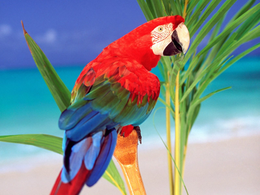
%> input picture matlab/parrot.png, 260 x 195 px, shrunk from 400 x 300 before the run
$ octave var_AFP.m   (GNU Octave 9; MATLAB toolbox functions it lacks are replaced by stand-ins)
%> lines starting %> are read from the running program, lines starting %| are printed output that depends on the picture
### matlab/get_payoff_int_sp.m
% In input riceve l'immagine e restituisce la matrice dei payoff
function A = get_payoff_int_sp(img, sigmaInt, sigmaSp)
    img = double(img);
    [img_h, img_w, ~] = size(img);
    n = img_w * img_h;

    A = zeros(n, n);
    for i = 2 : n
        for j = 1 : i - 1
            y1 = ceil(i / img_w);
            x1 = rem(i, img_w);
            if x1 == 0
                x1 = img_w;
            end
            p1 = img(y1, x1, :);

            y2 = ceil(j / img_w);
            x2 = rem(j, img_w);
            if x2 == 0
                x2 = img_w;
            end
            p2 = img(y2, x2, :);

            metric1 = sum((p1 - p2).^2);  % metric1: color
            metric2 = (y1 - y2)^2 + (x1 - x2)^2;   % metric2: space distance
            res = exp(- (metric1) / sigmaInt^2) * exp(- (metric2) / sigmaSp^2);    % gaussian kernel of the metric

            A(i, j) = res;
            A(j, i) = res;
        end
    end

%     save('A_color', 'A');   % save the payoff matrix
end

### matlab/var_AFP.m
% Replicator Dynamics
% many clusters, color, BIG IMAGES
% Needs get_payoff_2.m

%       TODO

close all;
clear all;
clc;

%% Parameters
sigma_intensity = 100;    % standard deviation
sigma_space = 30;
sigma_intensity = 50;    % standard deviation
sigma_space = 70;
num_cycles_vector = 50 : 1 : 50;
img_name = 'parrot.png'; % name of the image
thr = 10;  % percentage of the highest probabilities to keep
redistribution_factor = 100;
num_clusters = 100;   % number of clusters to find (should be automatically found!)
scaling_factor = 10;
gaussian_window = 20;
gaussian_variance = 5;

%% Acquire image
img_original = imread(img_name);    % acquire image
%> img_original is the input picture: size 195x260x3 uint8; mean R, G, B 127.9, 140.2, 144
img_big_original = img_original;    % save a copy of the original image

%% Scale down the image
gaussian_filter = fspecial('gaussian', [gaussian_window, gaussian_window], gaussian_variance);
img_padded = padarray(img_original, gaussian_window, 'symmetric');
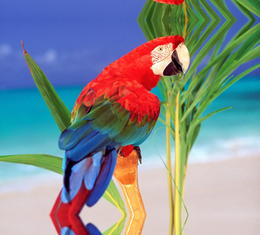
%> img_padded: size 235x260x3 uint8; mean R, G, B 130.8, 141, 145.8
img_filtered = imfilter(img_padded, gaussian_filter, 'same');
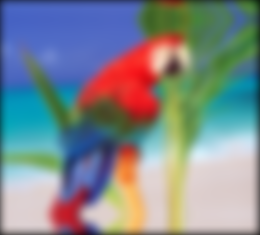
%> img_filtered: size 235x260x3 uint8; mean R, G, B 127.1, 136.7, 141
img_filtered = img_filtered(1 + gaussian_window : end - gaussian_window, 1 + gaussian_window : end - gaussian_window, :);
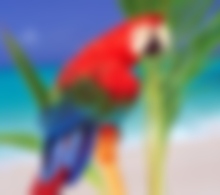
%> img_filtered: size 195x220x3 uint8; mean R, G, B 131.8, 136.7, 137.4
scaled_img = img_filtered(1 : scaling_factor : end, 1 : scaling_factor : end, :);
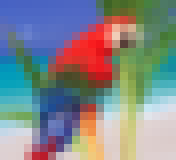
%> scaled_img: size 20x22x3 uint8 (shown 8 times larger); mean R, G, B 130.2, 135.9, 137.9
img_original = scaled_img;
img_original_double = double(img_original); % make a 'double' copy of the image

%% Convert the color space
% CIELAB is perceptually linear: transform from srgb to lab
colorTransform = makecform('srgb2lab');
img_lab = applycform(img_original, colorTransform);
%> img_lab: size 20x22x3 uint8; mean of channels 1, 2, 3 147.6, 129.6, 128.9
img = img_original;

% Show the original image
% figure;
% imshow(img_original); title('Original');

%% Compute the payoff matrix
A = get_payoff_int_sp(img_lab, sigma_intensity, sigma_space);
%> in get_payoff_int_sp, `img = double(img);`: img: size 20x22x3 double; mean of channels 1, 2, 3 147.6, 129.6, 128.9
%> after the loop in get_payoff_int_sp, `for i = 2 : n`:
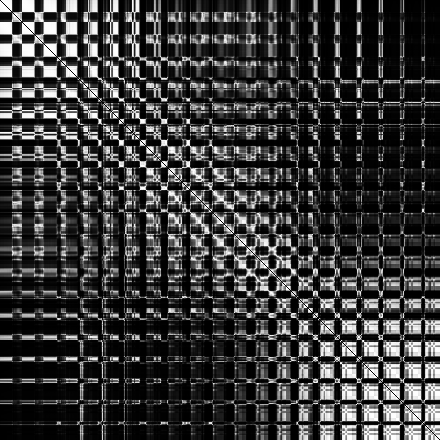
%> A: size 440x440 double; min 0, max 1, mean 0.23
% save('parrot', 'A');
% load parrot_matrix.mat;

%% Compute the globl variance
row_img = reshape(img, size(img, 1) * size(img, 2), 3);
%> row_img = 440 rows, first 12: [71 98 195; 74 103 197; 84 106 191; 97 111 179; 94 114 179; 82 106 190; 68 101 188; 21 120 179; 3 148 186; 2 156 187; 7 162 187; 34 170 189]
mean_col = (mean(row_img))';
%> mean_col = [130.2; 135.9; 137.9]
mean_col_rep = repmat(mean_col, 1, size(row_img, 1));
%> mean_col_rep = 440 columns, first 8: [130.2 130.2 130.2 130.2 130.2 130.2 130.2 130.2; 135.9 135.9 135.9 135.9 135.9 135.9 135.9 135.9; 137.9 137.9 137.9 137.9 137.9 137.9 137.9 137.9]
global_variance = mean(sum((double(row_img') - mean_col_rep).^2));
%> global_variance = 10946.8

%% Computations valid for each cycle
% Image dimensions
[img_height, img_width, ~] = size(img);
%> img_height = 20; img_width = 22
n = img_width * img_height;
%> n = 440

% In these vectors each element is relative to a num_cycle
intra_cluster_variances = [];
inter_cluster_variances = [];
inter_cluster_variances = [];

%% FOR: number of cycles
for num_it = 1 : length(num_cycles_vector)
    num_cycles = num_cycles_vector(num_it);

    clusters_variances = []; % for this num_cycle, the variance for each cluster
    flags = ones(img_height, img_width);    % '0' pixels are already inside a cluster
    cluster_colors = [];    % contains the colors of the clusters
    img_mean_cluster = zeros(img_height, img_width, 3, 'uint8'); % clustered colored image
    pixels_to_remove = ones(n, 1);

%     x = zeros(n, 1); % (uniform) mixed strategy vector
%     new_x = ones(n, 1) / n;    % vector used to update x

%% FOR: one cylce for each cluster to find
    for cluster = 1 : num_clusters

        num_pixel = sum(sum(flags));    % number of non-assiged pixels

        % If less than 5 pixels are left it does not make any sense to keep on
        % clustering the image
        if num_pixel < 5
            break;
        end

        x = ones(n, 1) / num_pixel;
        x = x .* pixels_to_remove;

        %% FOR: iterations with num_cycle
        for cycle = 1 : num_cycles
            opponent_payoff = A * x;

            max_val = max(opponent_payoff);
            opponent_BR = zeros(n, 1);
            opponent_BR(opponent_payoff == max_val) = 1;
            opponent_BR = opponent_BR ./ sum(opponent_BR);  % BR sums to one in case of multiple best responses

            my_payoff = A' * opponent_BR;

            my_avg_payoff = my_payoff' * x;
            my_avg_gain = my_payoff - my_avg_payoff;

            % In order not to fixing choosing the same exact pixel, the diagonal of
            % the payoff matrix is set to zero. Thus, if I play the same pixel of
            % my opponent, we both get zero, even though it belongs to the same
            % cluster. I don't want it to be my best response, but I want it to be
            % a feasible choice! Since the matrix is non zero and the only zero
            % values are in the diagonal, the only way I can get a zero payoff is
            % playing the same pixel. Therefore playing the same pixel leads me to
            % the lower gain. I make it positive in order to count it as a good
            % pixel.
            %
            % This case is lucky! But what if the max positive is lower than the
            % min negative?? The same pixel becomes the best response.
            %
            % SOLUTION: I don't increse its probabilty! It is likely already quite
            % high

            min_gain_pos = find(my_avg_gain == -my_avg_payoff);
            my_avg_gain(min_gain_pos) = 0;

            pos_gains_ind = find(my_avg_gain > 0);
            neg_gains_ind = find(my_avg_gain < 0);

            sum_pos = sum(my_avg_gain(pos_gains_ind));
            sum_neg = -sum(my_avg_gain(neg_gains_ind));

            pos_increments = my_avg_gain(pos_gains_ind) ./ (redistribution_factor * sum_pos);
            neg_increments = my_avg_gain(neg_gains_ind) ./ (redistribution_factor * sum_neg);

            %     sum(pos_increments) + sum(neg_increments)

            new_x = x;
            new_x(pos_gains_ind) = new_x(pos_gains_ind) + pos_increments;
            new_x(neg_gains_ind) = new_x(neg_gains_ind) + neg_increments;

% [5 lines of commented-out code are left out]

            min_new_x = min(new_x);
            new_x = new_x - min_new_x;
            max_new_x = max(new_x);


            x =  new_x;
        end

        %% Normalize the probabilities
        min_prob = min(x);  % smallest probability. This will become zero
        x = x - min_prob;
        max_prob = max(x);  % highest probability. This will become 1
        x = x ./ max_prob;

        %% Find and display the cluster
        mean_cluster_color = zeros(3, 1);       % mean color of the current cluster
        mask = zeros(img_height, img_width);    % mask of the current cluster
        img_cluster = zeros(img_height, img_width); % b&w image. Cluster in white on black
        % sum of the probabilities of the chosen pixel. Needed to calculate the
        % mean color of the cluster
        sum_high_probs = 0;

        %% FOR: iterations over the x vector to find the cluster
        for i = 1 : n   % for each probability in vector x
            if x(i) > 1 - thr/100    % high prob of playing this choice

                sum_high_probs = sum_high_probs + x(i); % sum the "high" probs

                % Track back the corresponding pixel in the image
                yy = ceil(i / img_width);
                xx = rem(i, img_width);
                if xx == 0
                    xx = img_width;
                end

                if flags(yy, xx)    % if the pixel is not assigned to a cluster
                    img_cluster(yy, xx) = 255;  % color the pixel
                    mask(yy, xx) = 1;   % update the mask
                    pixels_to_remove(i) = 0;

                    % Update the avg color of the cluster
                    mean_cluster_color(1) = mean_cluster_color(1) + x(i) * double(img(yy, xx, 1));
                    mean_cluster_color(2) = mean_cluster_color(2) + x(i) * double(img(yy, xx, 2));
                    mean_cluster_color(3) = mean_cluster_color(3) + x(i) * double(img(yy, xx, 3));
                end
            end
        end

        % Update the flags: remove from the remaining pixels the ones just
        % assigned to the current cluster
        flags = flags - mask;

        mean_cluster_color = uint8(mean_cluster_color / sum_high_probs);    % avg cluster color
        cluster_colors = [cluster_colors, mean_cluster_color]; % save it in the list of colors

        %% Variance of the cluster
        rep_mask = repmat(mask, 1, 1, 3);
        clust_elems = img_original(rep_mask > 0);
        pixel_values = reshape(clust_elems, sum(sum(mask)), 3);
        pixel_values = double(pixel_values');
        rep_clust_color = repmat(double(mean_cluster_color), 1, size(pixel_values, 2));
        cluster_variance = mean(sum((pixel_values - rep_clust_color).^2));
        clusters_variances = [clusters_variances, cluster_variance];

        % Update the clustered image
        img_mean_cluster(:, :, 1) = img_mean_cluster(:, :, 1) + mean_cluster_color(1) * uint8(mask);
        img_mean_cluster(:, :, 2) = img_mean_cluster(:, :, 2) + mean_cluster_color(2) * uint8(mask);
        img_mean_cluster(:, :, 3) = img_mean_cluster(:, :, 3) + mean_cluster_color(3) * uint8(mask);

        %     figure
        %     imshow(img_cluster)
    end

    inter_cluster_variances = [inter_cluster_variances, mean(sum((repmat(mean_col, 1, size(cluster_colors, 2)) - double(cluster_colors)).^2))];
    intra_cluster_variances = [intra_cluster_variances, mean(clusters_variances)];

%     figure
%     imshow(img_mean_cluster)

end
%> this loop made 1 pass
%> (inter_cluster_variances, intra_cluster_variances) on pass 1: (52109.6, NaN)
%> img_cluster: size 20x22 double; every value is 0
%> img_mean_cluster: size 20x22x3 uint8; mean of channels 1, 2, 3 2.6, 3.8, 3.3
%> after the loop, mean_cluster_color = [0; 0; 0]; my_avg_gain = 440 values, max 0.321 at index 112, min -0.662 at index 327, mean -0.345; new_x = 440 values, max 0.0138 at index 112, min 0 at index 327, mean 0.00271; opponent_BR = 440 values, max 1 at index 90, min 0 at index 1, mean 0.00227; pixels_to_remove = 440 values, max 1 at index 1, min 0 at index 21, mean 0.968; xx = 3; yy = 6

figure
plot(num_cycles_vector, sqrt(intra_cluster_variances))
title('intra')
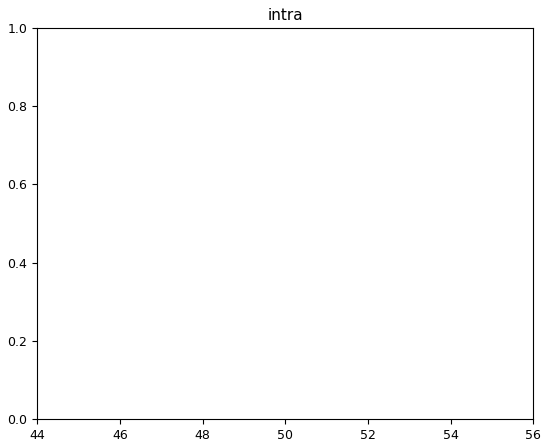
%> figure redrawn from the program's plot data

figure
plot(num_cycles_vector, sqrt(inter_cluster_variances))
title('inter')

$ run again, with matlab/car2.png copied over matlab/parrot.png
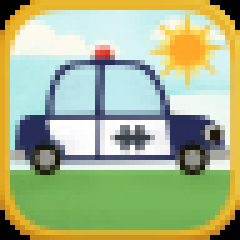
%> input picture matlab/car2.png, 48 x 48 px (shown 5 times larger)
%> img_original is the input picture: size 48x48x3 uint8; mean R, G, B 168.7, 181.7, 139.3
%> `img_filtered = imfilter(img_padded, gaussian_filter, 'same');`:
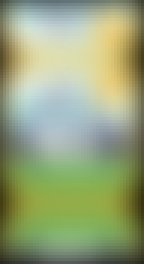
%> img_filtered: size 88x48x3 uint8 (shown 3 times larger); mean R, G, B 150.1, 163.5, 122.4
%> img_h = 5; img_w = 1
%> in get_payoff_int_sp, `n = img_w * img_h;`: n = 5
%> the loop in get_payoff_int_sp, `for i = 2 : n` made 4 passes
%> after the loop in get_payoff_int_sp, `for i = 2 : n`: A = [0 0.703 0.521 0.571 0.27; 0.703 0 0.942 0.835 0.247; 0.521 0.942 0 0.893 0.274; 0.571 0.835 0.893 0 0.52; 0.27 0.247 0.274 0.52 0]
%> row_img = [220 222 177; 189 205 207; 170 194 205; 167 187 169; 133 178 89]
%> mean_col = [175.8; 197.2; 169.4]
%> mean_col_rep = [175.8 175.8 175.8 175.8 175.8; 197.2 197.2 197.2 197.2 197.2; 169.4 169.4 169.4 169.4 169.4]
%> global_variance = 2886.6
%> the loop `for num_it = 1 : length(num_cycles_vector)` made 1 pass
%> (inter_cluster_variances, intra_cluster_variances) on pass 1: (1353, 122)
%> after the loop `for num_it = 1 : length(num_cycles_vector)`: img_cluster = [0; 255; 255; 0; 0]; mask = [0; 1; 1; 0; 0]; mean_cluster_color = [179; 199; 206]; my_avg_gain = [0.204; 0.468; 0.526; 0; 0.153]; new_x = [0.0897; 0.159; 0.174; 0; 0.067]; opponent_BR = [0; 0; 0; 1; 0]; pixels_to_remove = [1; 0; 0; 1; 1]; xx = 1; yy = 3
%> `title('intra')`:
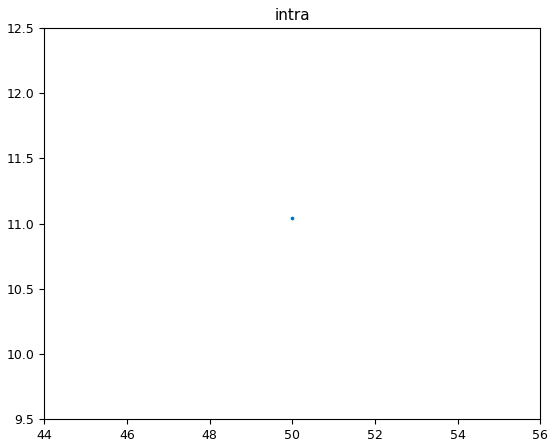
%> figure redrawn from the program's plot data
